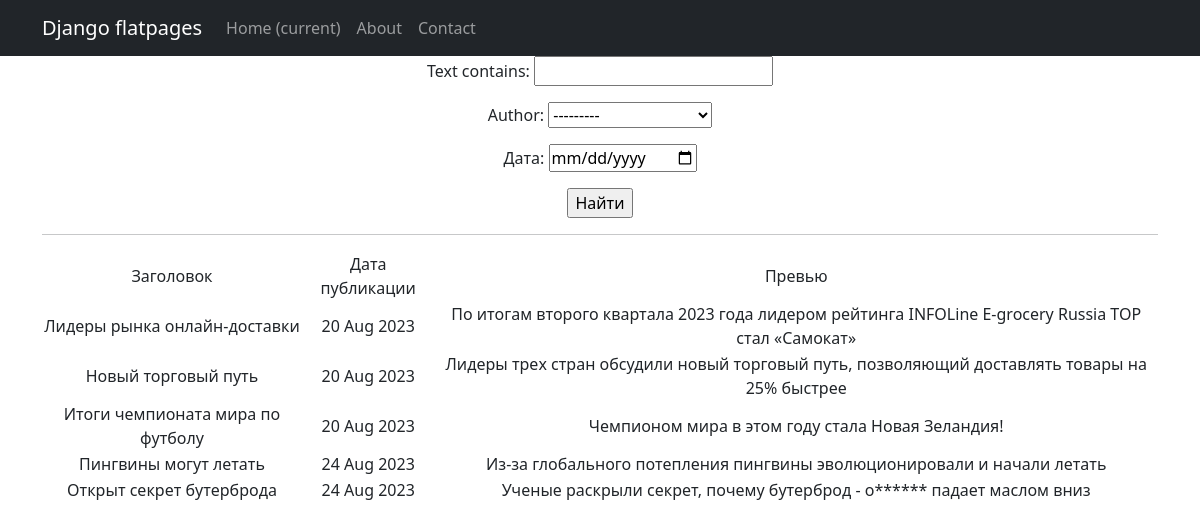
Page /news/search/ on the earlier database version.
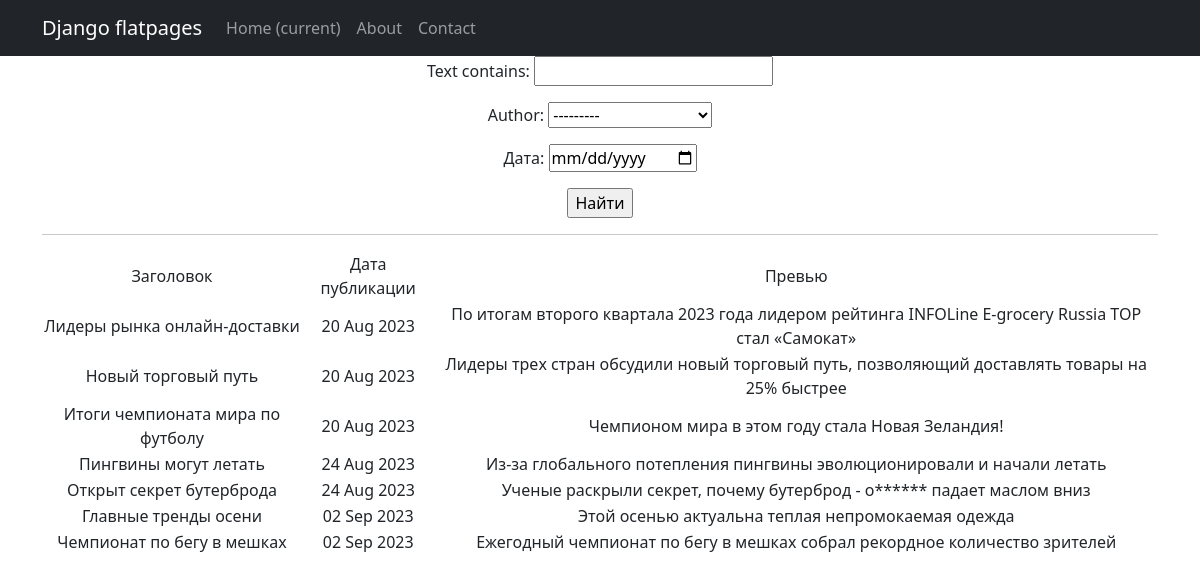
Same page on the later database version.
### news/models.py (models this page shows, shortened)
class Author(models.Model):
    author = models.OneToOneField(User,on_delete = models.CASCADE)
    rate = models.IntegerField(default=0)
    def __str__(self):
        return self.author.username

class Post(models.Model):
    post = 'post'
    news = 'news'
    TYPES = [
        (post, 'Статья'),
        (news, 'Новость')
    ]
    author = models.ForeignKey(Author, on_delete=models.CASCADE)
    type = models.CharField(max_length=4,
                                choices=TYPES,
                                default=post)
    time_in = models.DateTimeField(auto_now_add=True)
    head = models.CharField(max_length=255)
    text = models.TextField()
    rate = models.IntegerField(default=0.0)
    post_category = models.ManyToManyField(Category,through='PostCategory')

### news/views.py (the view)
# urls.py: path('search/', PostSearch.as_view()),
class PostSearch(ListView):
    model = Post
    ordering = 'time_in'
    template_name = 'search.html'
    context_object_name = 'posts'
    def get_queryset(self):
        queryset = super().get_queryset()
        self.filterset = PostFilter(self.request.GET, queryset)
        return self.filterset.qs
    def get_context_data(self, **kwargs):
        context = super().get_context_data(**kwargs)
        context['filterset'] = self.filterset
        return context

### news/templatetags/custom_filters.py (called while the page is built)
@register.filter()
def censor(text):
    bad_words = ['Дурак', 'Редиска', 'Обормот']
    for i in bad_words:
        if i in text:
            text_new = text.replace(i, i[0] + '*' * (len(i) - 1))
        elif i.lower() in text:
            text_new = text.replace(i.lower(), i.lower()[0] + '*' * (len(i) - 1))
        else:
            text_new = text
    return text_new

### templates/search.html (shortened to what this page needs)
{% extends 'flatpages/default.html' %}
{% load custom_filters %}
{% load custom_tags %}
{% block content %}
   <form action="" method="get">
       {{ filterset.form.as_p }}
       <input type="submit" value="Найти" />
   </form>
   <hr>
   {% if posts %}
       <table>
           <tr>
               <td>Заголовок</td>
               <td>Дата публикации</td>
               <td>Превью</td>
           </tr>
           {% for post in posts %}
           <tr>
               <td>{{ post.head|censor}}</td>
               <td>{{ post.time_in|date:'d M Y' }}</td>
               <td>{{ post.text|censor}}</td>
           </tr>
           {% endfor %}
       </table>
   {% else %}
       <h2>Новостей нет!</h2>
    {% endif %}
{% endblock content %}

### templates/flatpages/default.html (shortened to what this page needs)
<!DOCTYPE html>
<html lang="en">
    <head>
        {% load static %}
        <link href="{% static 'css/styles.css' %}" rel="stylesheet" />
    </head>
    <body>
        <nav class="navbar navbar-expand-lg navbar-dark bg-dark static-top">
   <div class="container">
       <a class="navbar-brand" href="#">Django flatpages</a>
       <div class="collapse navbar-collapse" id="navbarResponsive">
           <ul class="navbar-nav ml-auto">
               <li class="nav-item active">
                   <a class="nav-link" href="#">Home
                       <span class="sr-only">(current)</span>
                   </a>
               </li>
               <li class="nav-item">
                   <a class="nav-link" href="/about/">About</a>
               </li>
               <li class="nav-item">
                   <a class="nav-link" href="/contacts/">Contact</a>
               </li>
           </ul>
       </div>
   </div>
</nav>
        <div class="container">
            <div class="row">
                 <div class="col-lg-12 text-center">
                    {% block content %}{% endblock content %}
                </div>
            </div>
        </div>
    </body>
</html>

Differences in the rows shown:
added Post: head|censor "Главные тренды осени", time_in "02 Sep 2023", text|censor "Этой осенью актуальна теплая непромокаемая одежда"
added Post: head|censor "Чемпионат по бегу в мешках", time_in "02 Sep 2023", text|censor "Ежегодный чемпионат по бегу в мешках собрал рекордное количество зрителей"
